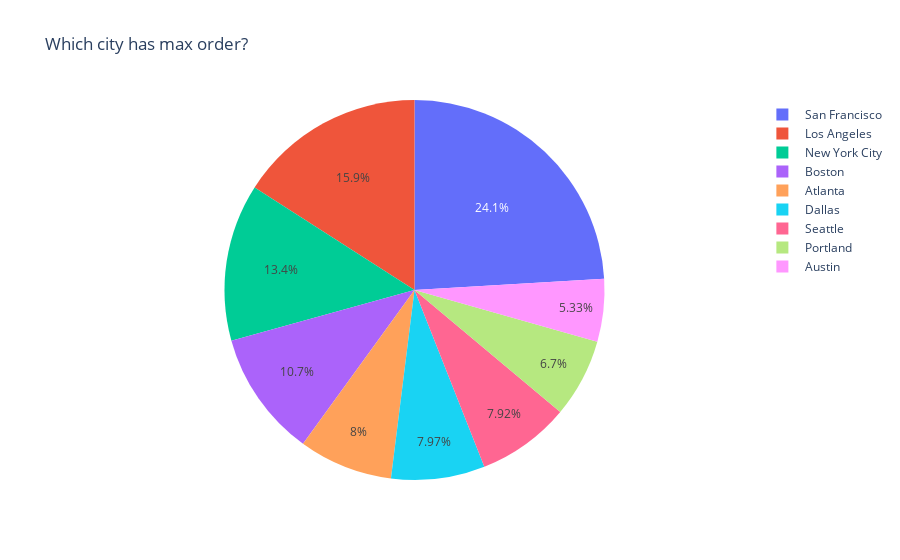

The code cell stored with this chart in its notebook:
### Code cell
import plotly.express as px
city_counts = data['City'].value_counts().reset_index()
city_counts.columns = ['City', 'Count']

fig = px.pie(city_counts, values='Count', names='City', title='Which city has max order?')
fig.show()

### Figure 1 — Plotly figure (JSON) as saved in the notebook; plotly's stock layout.template omitted (floating-point values rounded to 4 significant figures)
{"data": [{"domain": {"x": [0, 1], "y": [0, 1]}, "hovertemplate": "City=%{label}<br>Count=%{value}<extra></extra>", "labels": [" San Francisco", " Los Angeles", " New York City", " Boston", " Atlanta", " Dallas", " Seattle", " Portland", " Austin"], "legendgroup": "", "name": "", "showlegend": true, "type": "pie", "values": [44732, 29605, 24876, 19934, 14881, 14820, 14732, 12465, 9905]}], "layout": {"legend": {"tracegroupgap": 0}, "title": {"text": "Which city has max order?"}}}
